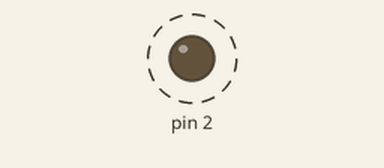
Recording of a sketch running on a simulated Arduino Uno, built with avr-gcc and run on an emulated ATmega328P. Parts: output pins drawn as LEDs (lit = HIGH). Dashed ring = blinking.

Above: at 0.2 s.
Timing chart, 0 to 3.0 s (numbered marks = the images above):
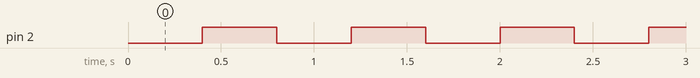

The sketch:

10-bitCounter.ino
```cpp
void setup() {
  pinMode(2,OUTPUT);

}

void loop() {
  digitalWrite(2,LOW);
  delay(400);
  digitalWrite(2,HIGH);
  delay(400);
}
```

Measured:
- by itself, pin 2: alternates HIGH for 0.40 s and LOW for 0.40 s
